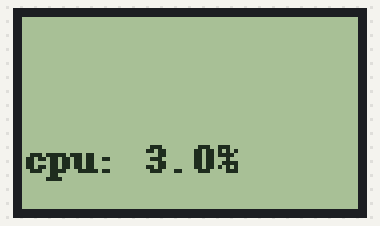
The program below on a simulated Raspberry Pi (BCM pin numbers). Shown: 84×48 one-colour display. System figures (address, load, memory, disk, uptime) are fixed made-up values.

Above: at 0.1 s.

The program:

showCpu.py
```python
import time

from statslib import cpu

import Adafruit_Nokia_LCD as LCD
import Adafruit_GPIO.SPI as SPI

from PIL import Image
from PIL import ImageDraw
from PIL import ImageFont


# Raspberry Pi hardware SPI config:
#DC = 23
#RST = 24
#SPI_PORT = 0
#SPI_DEVICE = 0

SCLK = 11
DIN = 10
DC = 23
RST = 24
CS = 8

#software spi
disp = LCD.PCD8544(DC, RST, SCLK, DIN, CS)


# Software SPI usage (defaults to bit-bang SPI interface):
#disp = LCD.PCD8544(DC, RST, SCLK, DIN, CS)

# Initialize library.
disp.begin(contrast=60)

# Clear display.
disp.clear()
disp.display()

# Create blank image for drawing.
# Make sure to create image with mode '1' for 1-bit color.
image = Image.new('1', (LCD.LCDWIDTH, LCD.LCDHEIGHT))

# Get drawing object to draw on image.
draw = ImageDraw.Draw(image)

# Draw a white filled box to clear the image.
draw.rectangle((0,0,LCD.LCDWIDTH,LCD.LCDHEIGHT), outline=255, fill=255)

# Load default font.
font = ImageFont.load_default()

# Alternatively load a TTF font.
# Some nice fonts to try: http://www.dafont.com/bitmap.php
# font = ImageFont.truetype('Minecraftia.ttf', 8)

while True:
    # clear screen
    #disp.clear()
    #disp.display()
    # Write some text.
    #draw.text((8,30), 'CPU ' + cpu(), font=font)
    # Display image.
    #disp.image(image)
    draw.text((1,30), 'cpu: ' + cpu(), font=font)
    disp.clear()
    disp.image(image)
    disp.display()
    time.sleep(1)

print 'Press Ctrl-C to quit.'
while True:
	time.sleep(1.0)
```

statslib.py
```python
import psutil

#from flask import Flask

#app = Flask(__name__)
#app.debug = True # Uncomment to debug

def home():
    return 'System Stats!'

def cpu():
    return str(psutil.cpu_percent()) + '%'

def memory():
    memory = psutil.virtual_memory()
    # Divide from Bytes -> KB -> MB
    available = round(memory.available/1024.0/1024.0,1)
    total = round(memory.total/1024.0/1024.0,1)
    return str(available) + 'MB free / ' + str(total) + 'MB total ( ' + str(memory.percent) + '% )'

def disk():
    disk = psutil.disk_usage('/')
    # Divide from Bytes -> KB -> MB -> GB
    free = round(disk.free/1024.0/1024.0/1024.0,1)
    total = round(disk.total/1024.0/1024.0/1024.0,1)
    return str(free) + 'GB free / ' + str(total) + 'GB total ( ' + str(disk.percent) + '% )'

#if __name__ == '__main__':
  #  app.run(host='0.0.0.0')
```
